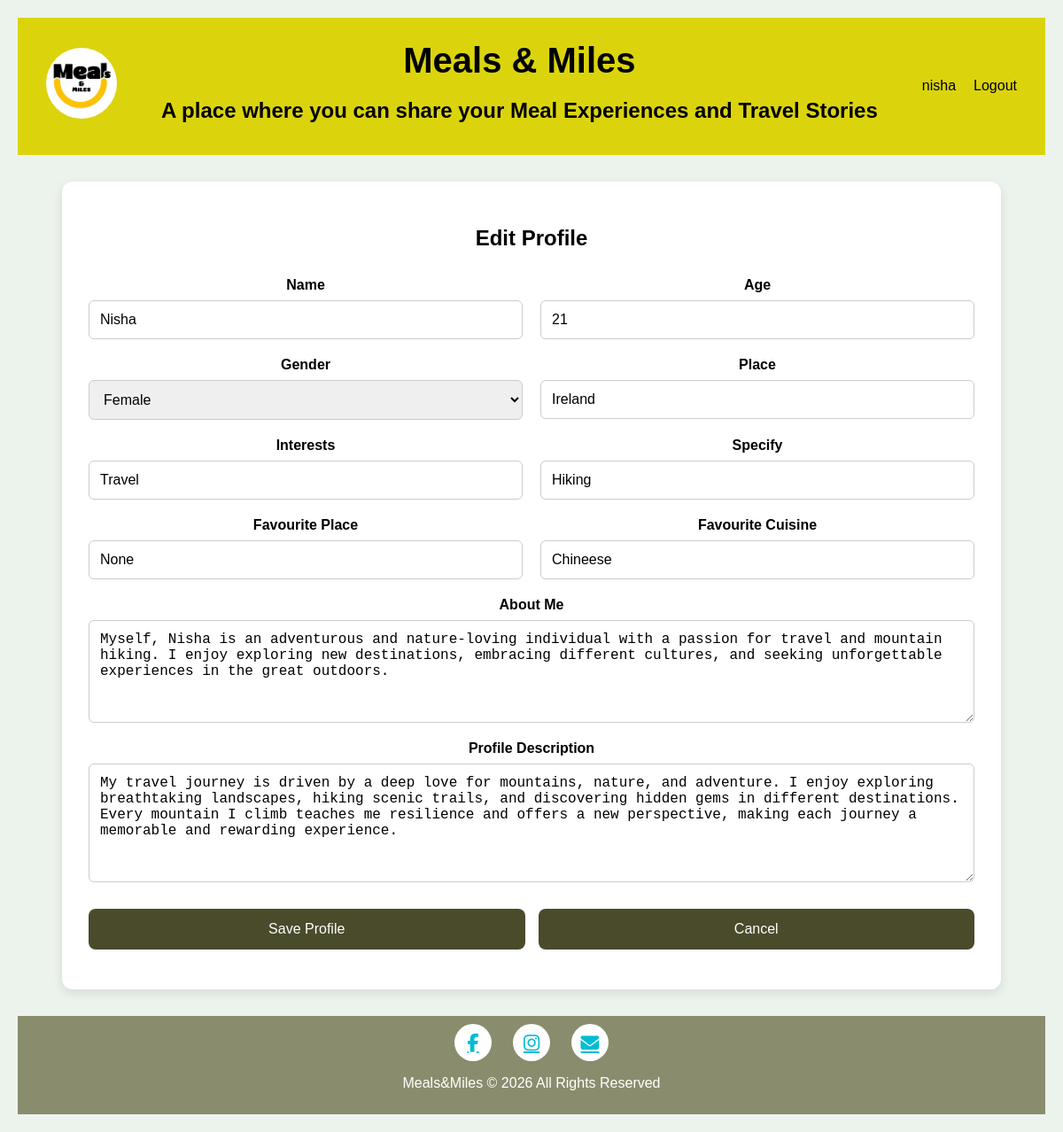
Page /edit (signed in) on the committed database.
### Database/models.py (models this page shows)
class User(db.Model, UserMixin):
    id = db.Column(db.Integer, primary_key=True)
    posts = db.relationship('Post', backref='author', lazy=True , cascade="all, delete-orphan")
    comments = db.relationship('Comment', backref='user', lazy=True, cascade="all, delete-orphan")
    likes = db.relationship('Like', backref='user', lazy=True, cascade="all, delete-orphan")
    username = db.Column( db.String(150),unique=True, nullable=False)
    email = db.Column(db.String(150), unique=True, nullable=False)
    password = db.Column( db.String(255), nullable=False )
    profile_pic = db.Column(db.String(255),
        default='images/Default-Profile-Picture.png')
    name = db.Column(db.String(100))
    age = db.Column(db.Integer)
    gender = db.Column(db.String(20))
    place = db.Column(db.String(100))
    interests = db.Column(db.String(300))
    specify = db.Column(db.String(300))
    cuisine = db.Column(db.String(100))
    favourite_place = db.Column(db.String(150))
    about_me = db.Column(db.Text)
    profile_description = db.Column(db.Text)

### Database/views.py (the view, shortened to what this page needs)
@views.route('/edit')
@login_required
def edit():
    return render_template('edit.html',user=current_user)

### Database/__init__.py (called while the page is built)
@login_manager.user_loader
def load_user(user_id):
    from .models import User
    return User.query.get(int(user_id))

### Database/templates/edit.html (shortened to what this page needs)
<!DOCTYPE html>
<html lang="en">
<head>
    <link rel="stylesheet" href="{{ url_for('static', filename='css/edit.css') }}">
    <link rel="stylesheet" href="https://cdnjs.cloudflare.com/ajax/libs/font-awesome/6.5.1/css/all.min.css">
</head>
<body>
    <nav class="navbar">
        <div class="nav-left">
            <img src="{{ url_for('static', filename='images/logo.png') }}" alt="LOGO" class="logo">
        </div>
        <div class="nav-center">
            <h1 class="main-heading">Meals & Miles</h1>
            <h2>A place where you can share your Meal Experiences and Travel Stories</h2>
        </div>
        <div class="nav-right" id="navRight">
            <a href="/account">{{ current_user.username }}</a>
            <a href="{{ url_for('views.logout') }}">Logout</a>
        </div>
    </nav>
    <section class="main">
        <div class="profile-form-container">
            <h2>Edit Profile</h2>
            <form action="/save_profile" method="POST">
                <div class="form-grid">
                    <div class="form-group">
                        <label>Name</label>
                        <input type="text" name="name" value="{{ current_user.name }}">
                    </div>
                    <div class="form-group">
                        <label>Age</label>
                        <input type="number" name="age" min="18" max="120" value="{{ current_user.age }}">
                    </div>
                    <div class="form-group">
                        <label>Gender</label>
                        <select name="gender">
                            <option value="Female" {% if current_user.gender== "Female" %}selected{% endif %}>
                                Female
                            </option>
                        </select>
                    </div>
                    <div class="form-group">
                        <label>Place</label>
                        <input type="text" name="place" value="{{ current_user.place }}">
                    </div>
                    <div class="form-group">
                        <label>Interests</label>
                        <input type="text" name="interests" placeholder="Travel, Food, Photography"
                            value="{{ current_user.interests }}">
                    </div>
                    <div class="form-group">
                        <label>Specify</label>
                        <input type="text" name="specify" placeholder="Backpacking, Hiking, Street Food"
                            value="{{ current_user.specify }}">
                    </div>
                    <div class="form-group">
                        <label>Favourite Place</label>
                        <input type="text" name="favourite_place" value="{{current_user.favourite_place}}">
                    </div>
                    <div class="form-group">
                        <label>Favourite Cuisine</label>
                        <input type="text" name="cuisine" value="{{ current_user.cuisine }}">
                    </div>
                </div>
                <div class="form-group full-width">
                    <label>About Me</label>
                    <textarea name="about_me" rows="5"
                        placeholder="Tell people about yourself...">{{ current_user.about_me }}</textarea>
                </div>
                <div class="form-group full-width">
                    <label>Profile Description</label>
                    <textarea name="profile_description" rows="6"
                        placeholder="Describe your travel and food journey...">{{ current_user.profile_description }}</textarea>
                </div>
                <div class="button-group">
                    <button type="submit" class="submit-btn">
                        Save Profile
                    </button>
                    <button type="button" class="cancel-btn" onclick="window.location.href='/account'">
                        Cancel
                    </button>
                </div>
            </form>
        </div>
    </section>
    <footer class="footer">
        <div class="footer-icons">
            <a href="https://www.facebook.com/mealsandmiles">
                <i class="fab fa-facebook-f"></i>
            </a>
            <a href="https://www.instagram.com/_meals_and_miles/">
                <i class="fab fa-instagram"></i>
            </a>
            <a href="mailto:info@mealsandmiles.com">
                <i class="fas fa-envelope"></i>
            </a>
        </div>
        <p>Meals&Miles &copy; 2026 All Rights Reserved</p>
    </footer>
</body>
</html

### Database/static/css/edit.css (style rules this page uses)
body { margin: 0; box-sizing: border-box; background-color: rgb(236, 243, 237); color: black; font-family: 'Arial', sans-serif; text-align: center; padding: 20px; }
.navbar { display: flex; justify-content: space-between; align-items: center; background-color: #dbd40d; padding: 1rem 2rem; }
.nav-left { color: #000000; font-size: 1.5rem; background-size: contain; background-repeat: no-repeat; }
.logo { width: 80px; height: 80px; border-radius: 50%; object-fit: cover; }
.nav-center { position: static; color: rgb(0, 0, 0); transform: none; width: 100%; margin-top: 10px; }
.nav-center .main-heading { font-size: 2.5rem; font-family: 'verdana', sans-serif; margin: 0; }
.nav-right { display: flex; gap: 20px; color: #000000; }
.nav-right a { color: #000000; text-decoration: none; font-size: 1rem; }
.main { padding: 30px; }
.profile-form-container { max-width: 1000px; margin: auto; background: white; padding: 30px; border-radius: 12px; box-shadow: 0 4px 12px rgba(0, 0, 0, 0.1); }
.profile-form-container h2 { text-align: center; margin-bottom: 30px; }
.form-grid { display: grid; grid-template-columns: repeat(2, 1fr); gap: 20px; }
.form-group { display: flex; flex-direction: column; }
.form-group label { font-weight: bold; margin-bottom: 8px; }
.form-group input, .form-group select, .form-group textarea { padding: 12px; border: 1px solid #ccc; border-radius: 6px; font-size: 1rem; }
.full-width { margin-top: 20px; }
textarea { resize: vertical; }
.button-group { display: flex; gap: 15px; justify-content: center; margin-top: 30px; }
.submit-btn, .cancel-btn { width: 50%; padding: 14px; border: none; border-radius: 8px; font-size: 1rem; cursor: pointer; background: #494b2b; color: white; transition: 0.3s; margin-bottom: 15px; }
.footer { background-color: #41431193; padding: 0.6rem 0.4rem; height: 8%; margin: 0; flex: 1; flex-shrink: 0; }
.footer-icons { display: flex; justify-content: center; gap: 1.5rem; margin-bottom: 1rem; }
.footer-icons a { color: #00bcd4; font-size: 1.3rem; width: 42px; height: 42px; border-radius: 50%; background-color: #fff; display: flex; align-items: center; justify-content: center; transition: all 0.3s ease; }
.footer p { color: white; font-size: 1rem; text-align: center; }

### rows in the picture
User: username "nisha", name "Nisha", age "21", gender "Female", place "Ireland", interests "Travel", specify "Hiking", favourite_place "None", cuisine "Chineese", about_me "Myself, Nisha is an adventurous and nature-loving individual with a passion for travel and mountain hiking. I enjoy exploring new destinations, embracing different cultures, and seeking unforgettable experiences in the great outdoors.", profile_description "My travel journey is driven by a deep love for mountains, nature, and adventure. I enjoy exploring breathtaking landscapes, hiking scenic trails, and discovering hidden gems in different destinations. Every mountain I climb teaches me resilience and offers a new perspective, making each journey a memorable and rewarding experience."
